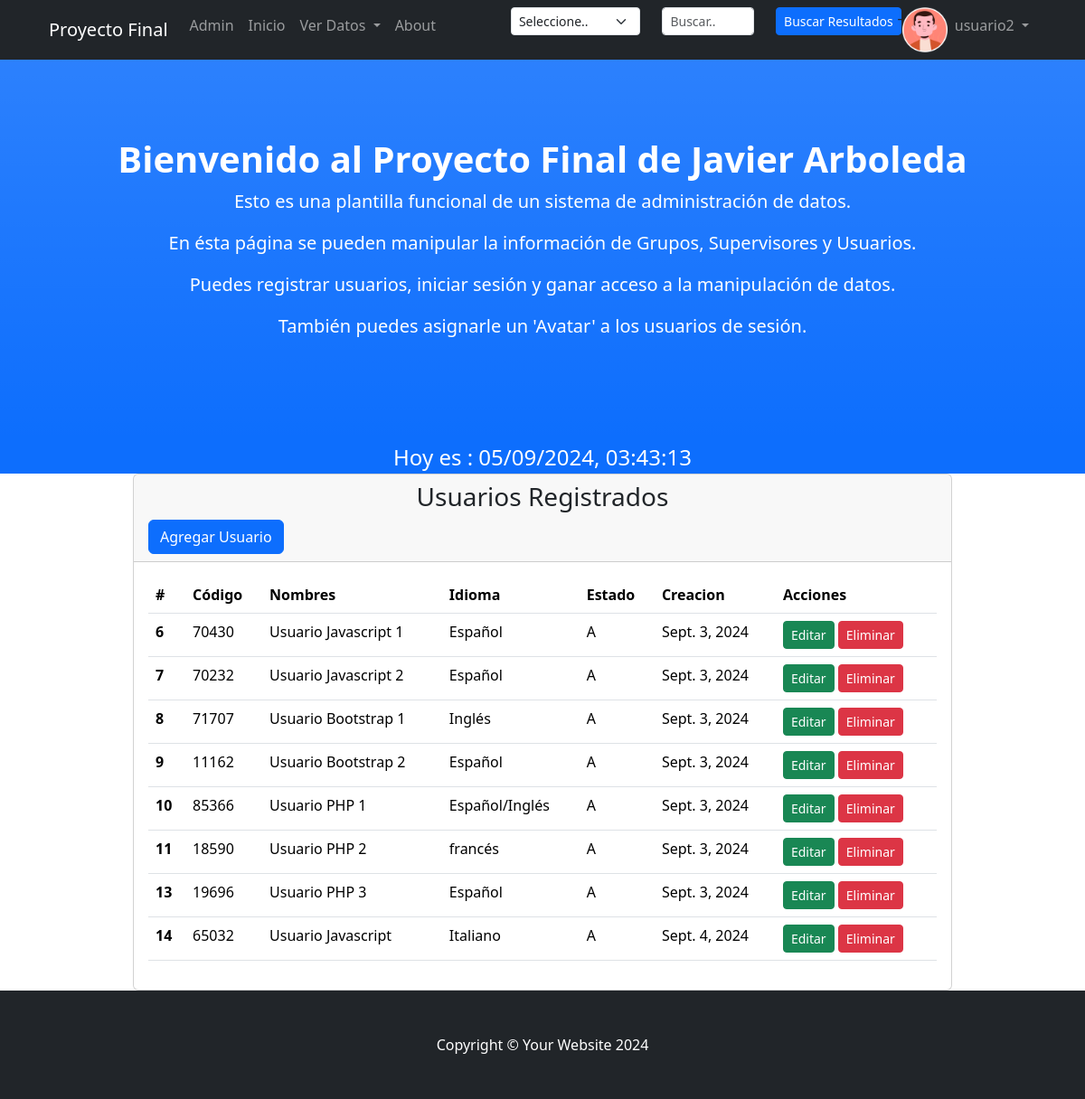
Screenshot of /usuariosClist/ (signed in) with the database file from the repository.
### Usuarios/models.py (models this page shows, shortened)
class Imagen(models.Model):
    user = models.OneToOneField(User, on_delete = models.CASCADE)
    imagen = models.ImageField(upload_to = 'imagenes', null = True, blank = True)

### miAplicacion/models.py (models this page shows, shortened)
class Usuarios(models.Model):
    codigo = models.IntegerField(
        validators=[
            MinValueValidator(10000),
            MaxValueValidator(99999)
        ],
        unique=True
    )
    nombres = models.CharField(max_length=50)
    idioma = models.CharField(max_length=20)
    estado = models.CharField(max_length=1)
    creacion = models.DateField()

### miAplicacion/views_clases.py (the view)
# urls.py: path('usuariosClist/', usuariosClist.as_view(), name='usuariosClist'),
class usuariosClist(ListView):
    model = Usuarios
    template_name = 'miAplicacion/vistasClases/usuarios.html'
    def get_context_data(self, **kwargs):
        context = super().get_context_data(**kwargs)
        hoy = timezone.now().strftime('%d/%m/%Y, %H:%M:%S')
        context['dia_hora'] = hoy
        return context

### miAplicacion/templates/miaplicacion/vistasClases/usuarios.html (shortened to what this page needs)
<!DOCTYPE html>
<html lang="en">
<head>
</head>
<body>
    {% extends "miAplicacion/index.html" %}
    {% load static %}
    {% block bloqueUsuarios %}
    <div class="container px-4">
        <div class="row gx-4 justify-content-center">
            <div class="col-lg-10">
                <div class="card">
                    <div class="card-header">
                        <h3 class="text-center bottom-line">Usuarios Registrados</h3>
                        <a type="button" class="btn btn-primary" href="{% url 'usuariosForm' %}">Agregar Usuario</a>
                    </div>
                    <div class="card-body">
                        <table class="table">
                            <thead>
                                <tr>
                                    <th scope="col">#</th>
                                    <th scope="col">Código</th>
                                    <th scope="col">Nombres</th>
                                    <th scope="col">Idioma</th>
                                    <th scope="col">Estado</th>
                                    <th scope="col">Creacion</th>
                                    <th scope="col">Acciones</th>
                                </tr>
                            </thead>
                            <tbody>
                                {% for usuario in object_list %}
                                    <tr>
                                        <th scope="row">{{ usuario.id }}</th>
                                        <td>{{ usuario.codigo }}</td>
                                        <td>{{ usuario.nombres }}</td>
                                        <td>{{ usuario.idioma }}</td>
                                        <td>{{ usuario.estado }}</td>
                                        <td>{{ usuario.creacion }}</td>
                                        {% if request.user.is_authenticated %}
                                        <td>
                                            <a type="button" class="btn btn-sm btn-success" href="{% url 'editarUsuarios' usuario.id %}">Editar</a>
                                            <a type="button" class="btn btn-sm btn-danger" href="{% url 'usuariosCborrar' usuario.id %}">Eliminar</a>
                                        </td>
                                        {% else %}
                                        <td></td>
                                        {% endif %}
                                    </tr>
                                {% endfor %}
                            </tbody>
                            </table>
                    </div>
                </div>
            </div>
        </div>
    </div>
    {% endblock %}

### miAplicacion/templates/miaplicacion/index.html (shortened to what this page needs)
{% load static %}
<!DOCTYPE html>
<html lang="en">
    <head>
        <link href="{% static 'miaplicacion/css/styles.css' %}" rel="stylesheet" />
        <link href="https://cdn.jsdelivr.net/npm/bootstrap@5.3.3/dist/css/bootstrap.min.css" rel="stylesheet">
    </head>
    <body>
        <nav class="navbar navbar-expand-lg navbar-dark bg-dark fixed-top" id="mainNav">
            <div class="container px-4">
                <a class="navbar-brand" href="#">Proyecto Final</a>
                <div class="collapse navbar-collapse" id="navbarNavDropdown">
                    <ul class="navbar-nav ms-auto">
                        <li class="nav-item"><a class="nav-link" href="/admin/">Admin</a></li>
                        <li class="nav-item"><a class="nav-link" href="{% url 'inicio' %}">Inicio</a></li>
                        <li class="nav-item dropdown">
                            <a class="nav-link dropdown-toggle" href="#" id="navbarDropdownMenuLink" role="button" data-bs-toggle="dropdown" aria-expanded="false">
                                Ver Datos
                            </a>
                        </li>
                        <li class="nav-item"><a class="nav-link" href="{% url 'about' %}">About</a></li>
                        <form action="{% url 'buscar' %}" method="GET">
                            <div class="container">
                                <div class="row justify-content-center">
                                    <div class="col-4">
                                        <select class="form-select form-select-sm" aria-label=".form-select-sm" name="tipo" id="tipo">
                                            <option selected>Seleccione..</option>
                                        </select>
                                    </div>
                                    <div class="col-3">
                                        <input class="form-control form-control-sm" type="search" placeholder="Buscar.." name="codigo" id="codigo">
                                    </div>
                                    <div class="col-2">
                                        <input type="submit" class="btn btn-sm btn-primary" value="Buscar Resultados">
                                    </div>
                                </div>
                            </div>
                        </form>
                        <li>-</li>
                        {% if request.user.is_authenticated %}
                        {% if request.user.imagen and request.user.imagen.imagen %}
                            <img src="{{ request.user.imagen.imagen.url }}" alt="" style="height: 50px; width: 50px;">
                        {% else %}
                            <img src="{% static 'miaplicacion/images/default.jpg' %}" alt="" style="height: 50px; width: 50px;">
                        {% endif %}
                        <li class="nav-item dropdown">
                            <a class="nav-link dropdown-toggle" href="#" id="navbarDropdownMenuLink" role="button" data-bs-toggle="dropdown" aria-expanded="false">
                                {{ request.user.username }}
                            </a>
                        </li>
                        {% endif %}
                    </ul>
                </div>
            </div>
        </nav>
         {% block about %}
        <header class="bg-primary bg-gradient text-white" id="about">
            <div class="container px-4 text-center">
                <h1 class="fw-bolder">Bienvenido al Proyecto Final de Javier Arboleda</h1>
                <p class="lead">Esto es una plantilla funcional de un sistema de administración de datos.</p>
                <p class="lead">En ésta página se pueden manipular la información de Grupos, Supervisores y Usuarios.</p>
                <p class="lead">Puedes registrar usuarios, iniciar sesión y ganar acceso a la manipulación de datos.</p>
                <p class="lead">También puedes asignarle un 'Avatar' a los usuarios de sesión.</p>
            </div>
        </header>
        {% endblock about %}
        <div class="px-4 text-center bg-primary text-white fs-4">Hoy es : {{ dia_hora }}</div>
        {% block bloqueUsuarios %}
        {% endblock bloqueUsuarios %}
        <footer class="py-5 bg-dark">
            <div class="container px-4"><p class="m-0 text-center text-white">Copyright &copy; Your Website 2024</p></div>
        </footer>
    </body>
</html>

### rows the page displays
Usuarios: id "6", codigo "70430", nombres "Usuario Javascript 1", idioma "Español", estado "A", creacion "Sept. 3, 2024"
Usuarios: id "7", codigo "70232", nombres "Usuario Javascript 2", idioma "Español", estado "A", creacion "Sept. 3, 2024"
Usuarios: id "8", codigo "71707", nombres "Usuario Bootstrap 1", idioma "Inglés", estado "A", creacion "Sept. 3, 2024"
Usuarios: id "9", codigo "11162", nombres "Usuario Bootstrap 2", idioma "Español", estado "A", creacion "Sept. 3, 2024"
Usuarios: id "10", codigo "85366", nombres "Usuario PHP 1", idioma "Español/Inglés", estado "A", creacion "Sept. 3, 2024"
Usuarios: id "11", codigo "18590", nombres "Usuario PHP 2", idioma "francés", estado "A", creacion "Sept. 3, 2024"
Usuarios: id "13", codigo "19696", nombres "Usuario PHP 3", idioma "Español", estado "A", creacion "Sept. 3, 2024"
Usuarios: id "14", codigo "65032", nombres "Usuario Javascript", idioma "Italiano", estado "A", creacion "Sept. 4, 2024"

### other values shown
{{ request.user.username }} "usuario2"
{{ dia_hora }} "05/09/2024, 03:43:13"
